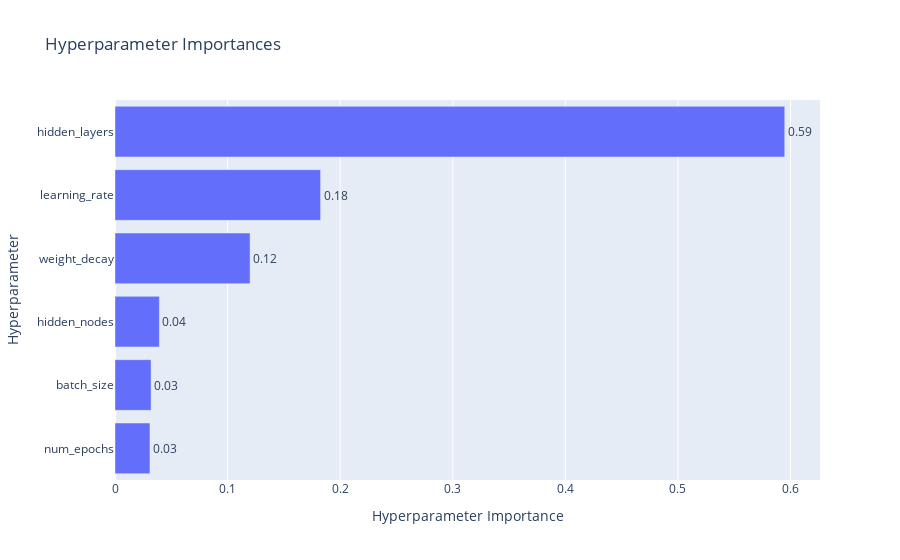

Write notebook code for a chart like this one.
### Code cell
# 파라미터의 중요도 플롯
optuna.visualization.plot_param_importances(study)

### Figure 1 — Plotly figure (JSON) as saved in the notebook; plotly's stock layout.template omitted (floating-point values rounded to 4 significant figures)
{"data": [{"cliponaxis": false, "hovertemplate": ["num_epochs (IntDistribution): 0.0310648715755115<extra></extra>", "batch_size (IntDistribution): 0.03205133751730619<extra></extra>", "hidden_nodes (IntDistribution): 0.039401948494487464<extra></extra>", "weight_decay (FloatDistribution): 0.1199756178360887<extra></extra>", "learning_rate (FloatDistribution): 0.18260483206716072<extra></extra>", "hidden_layers (IntDistribution): 0.5949013925094457<extra></extra>"], "name": "Objective Value", "orientation": "h", "text": ["0.03", "0.03", "0.04", "0.12", "0.18", "0.59"], "textposition": "outside", "type": "bar", "x": [0.03106, 0.03205, 0.0394, 0.12, 0.1826, 0.5949], "y": ["num_epochs", "batch_size", "hidden_nodes", "weight_decay", "learning_rate", "hidden_layers"]}], "layout": {"title": {"text": "Hyperparameter Importances"}, "xaxis": {"title": {"text": "Hyperparameter Importance"}}, "yaxis": {"title": {"text": "Hyperparameter"}}}}
